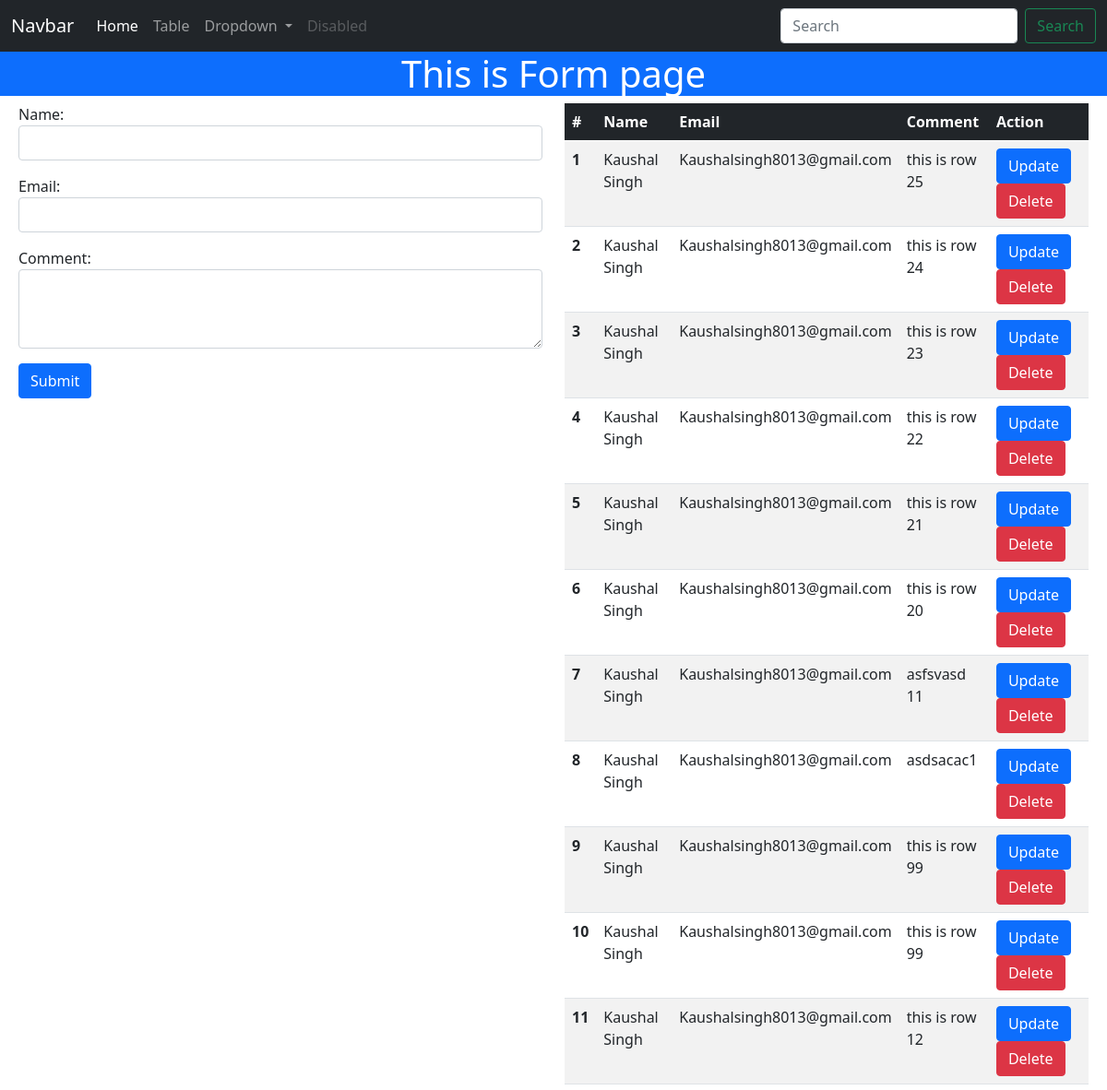
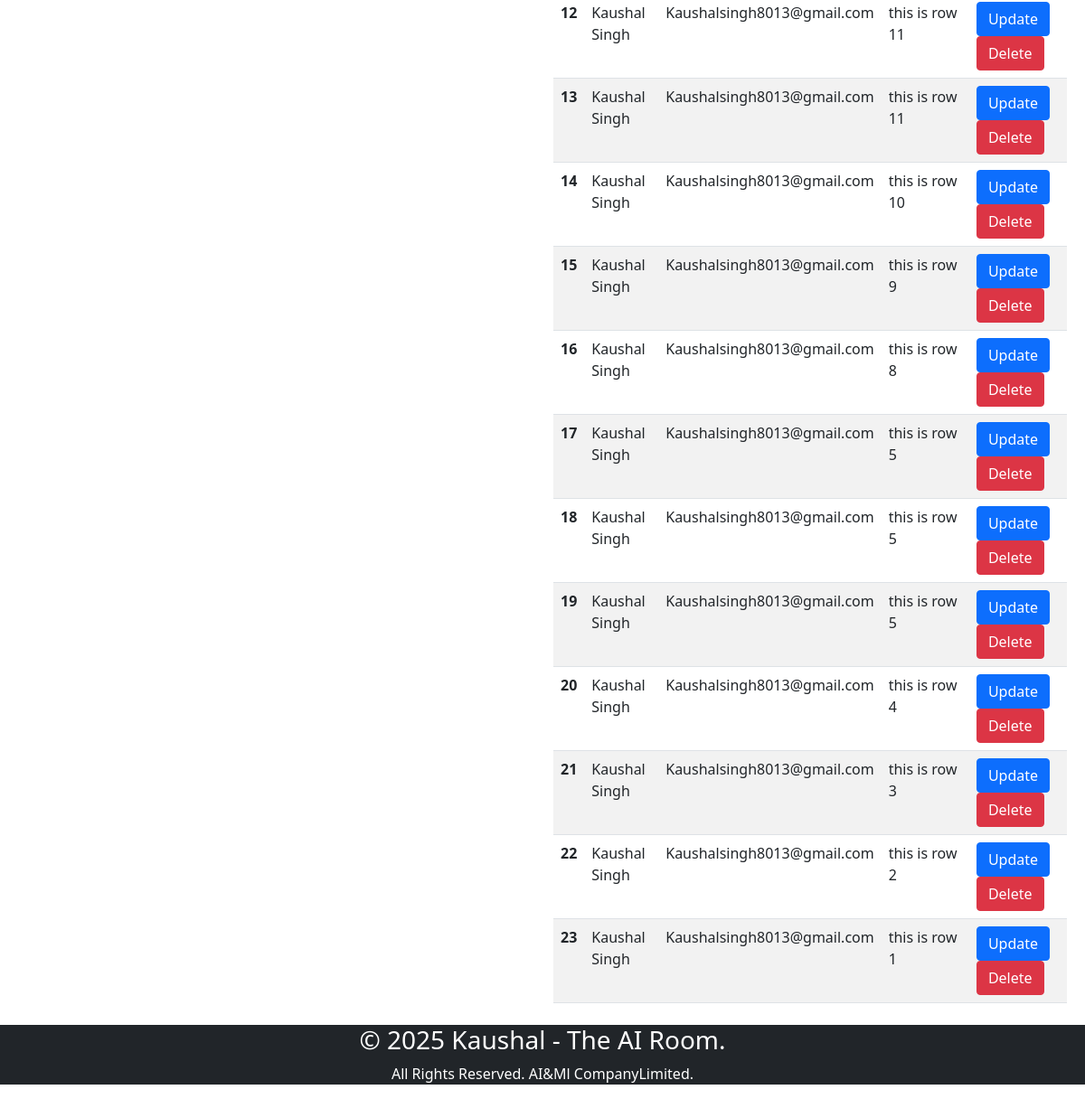
The app's page /app/, older data (2 pictures, top to bottom).
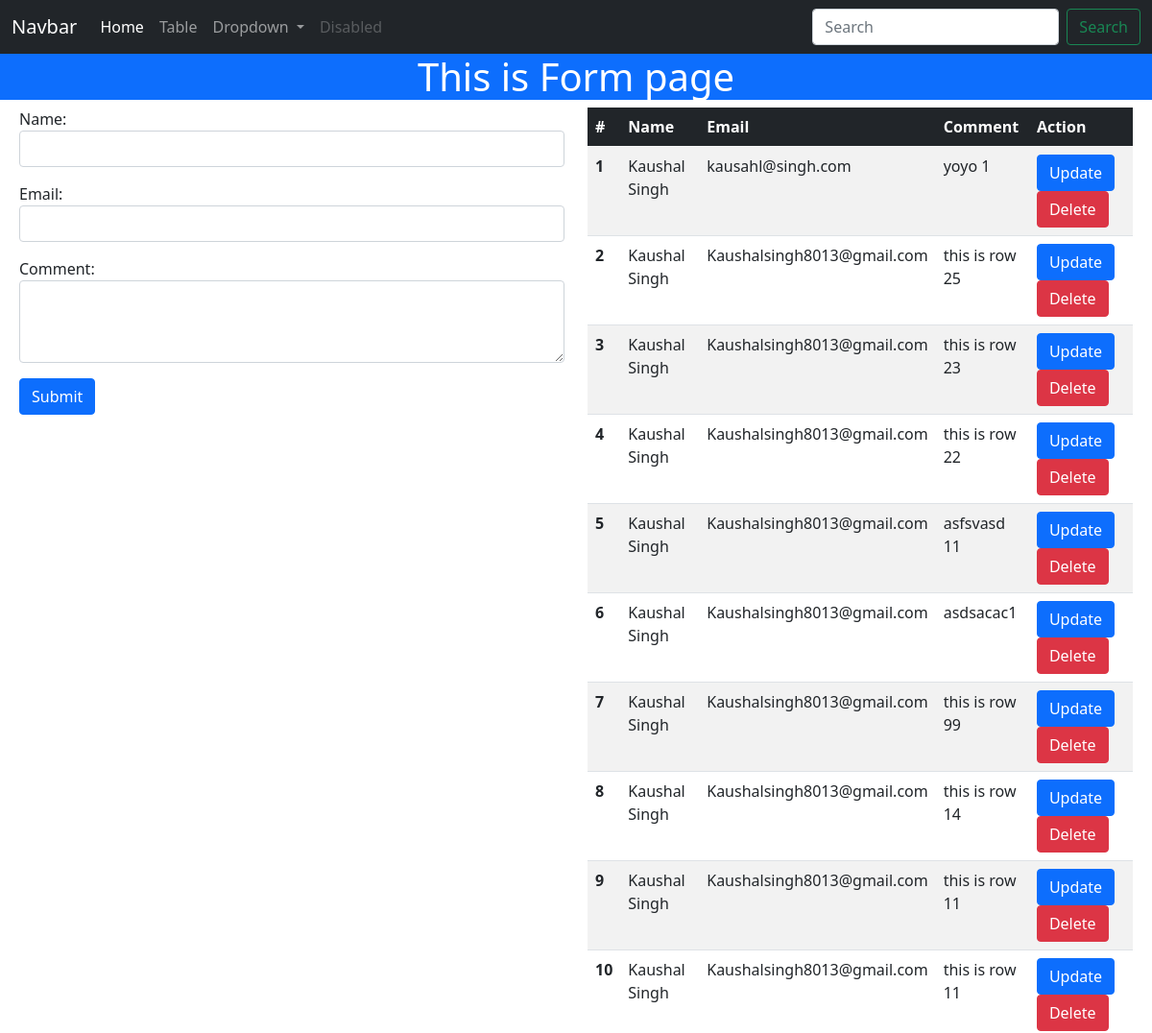
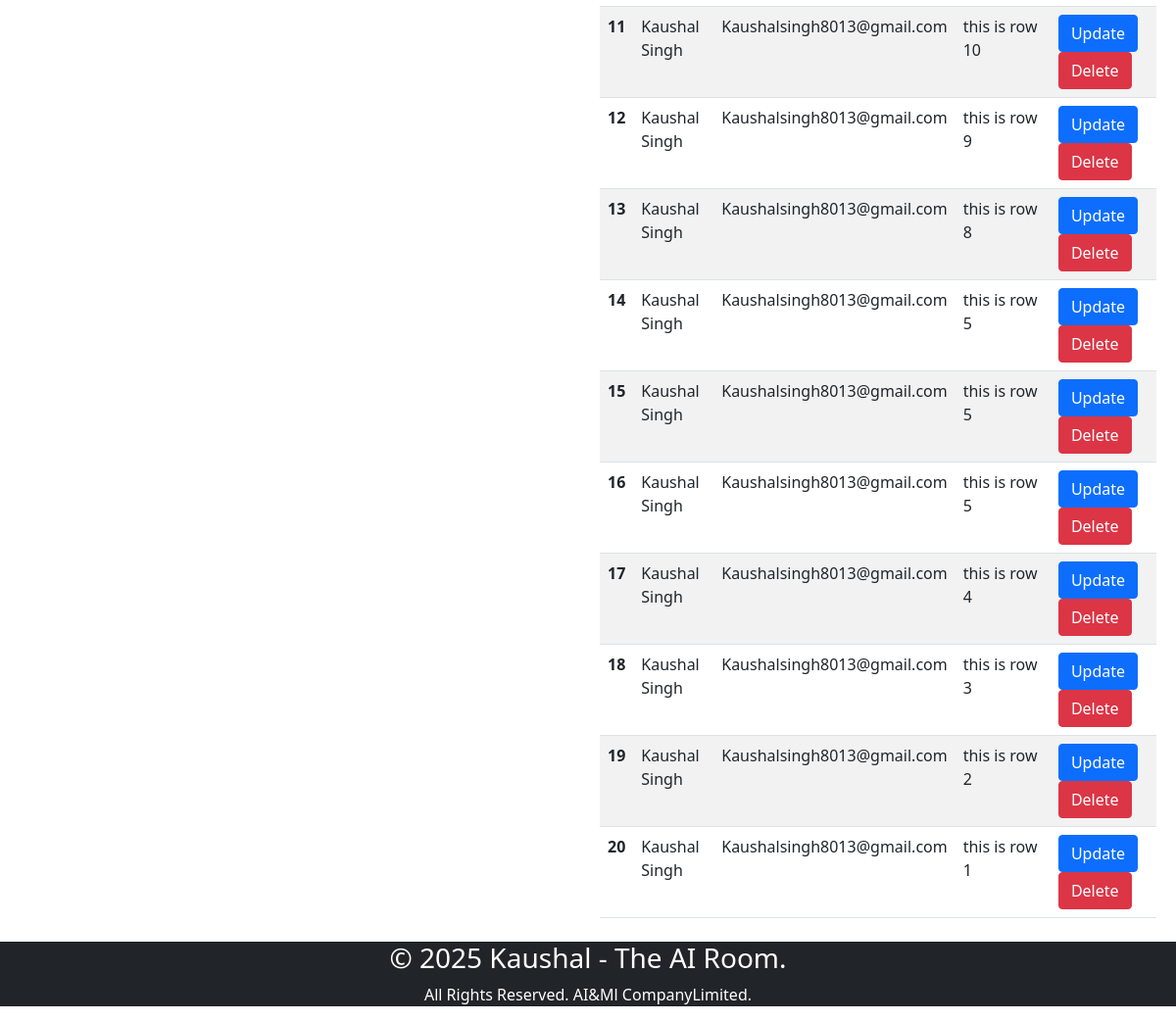
The same page, newer data (2 pictures, top to bottom).
### app/models.py (models this page shows, shortened)
class User(models.Model):
    name = models.CharField(max_length= 50)
    email = models.EmailField(max_length= 50)
    comment = HTMLField()

### app/views.py (the view, shortened to what this page needs)
# urls.py: path('', index,name='index'),
def index(request,pk = None):
    data = {
        'title':'Index',
        'heading':'Form',
        'form':UserForm(),
        }
    print('inside index request',request.method)
    data['tableHtml'] = render_to_string('app/table.html',{"query":User.objects.order_by('-id')})
    return render(request,'app/index.html',data)

### app/form.py
class UserForm(forms.ModelForm):
    class Meta:
        model = User
        fields = '__all__'
        widgets = {
        'name':forms.TextInput(attrs = {'class':'form-control'}),
        'email':forms.EmailInput(attrs = {'class':'form-control'}),
        'comment':forms.Textarea(attrs = {'class':'form-control','rows':3}),
         }

### app/templates/app/table.html
{% for row in query %}
    <tr data-id = '{{ row.id }}' >
      <th scope="row">{{ forloop.counter }}</th>
      <td>{{ row.name }}</td>
      <td>{{ row.email }}</td>
      <td>{{ row.comment | safe }}</td>
        <td>
        <button type = 'submit' class = 'btn btn-primary edit-btn' data-name = '{{ row.name }}' data-email = '{{ row.email }}' data-comment = '{{ row.comment }}' data-id = {{ row.id }} >Update</button>
        <button type = 'submit' class = 'btn btn-danger delete-btn' data-id = '{{ row.id }}' >Delete</button>
      </td>
    </tr>
{% endfor %}

### app/templates/app/index.html (shortened to what this page needs)
{% extends 'app/base.html' %}
{% block 'content' %}
<div class="row m-2">
  <div class="col ">
    <form method="POST" id='user-form'>
      {{ form.as_p }}
      <button type='submit' class='btn btn-primary'>Submit</button>
    </form>
  </div>
  <div class="col">
    <table class="table table-striped table-hover ">
      <thead class='table-dark '>
        <tr>
          <th scope="col">#</th>
          <th scope="col">Name</th>
          <th scope="col">Email</th>
          <th scope="col">Comment</th>
          <th scope="col">Action</th>
        </tr>
      </thead>
      <tbody id='table'>
        {{ tableHtml }}
      </tbody>
    </table>
  </div>
</div>
{% endblock %}

### app/templates/app/base.html (shortened to what this page needs)
<!doctype html>
<html lang="en">
  <head>
    <link href="https://cdn.jsdelivr.net/npm/bootstrap@5.0.2/dist/css/bootstrap.min.css" rel="stylesheet">
  </head>
  <body>
 {% include 'app/partials/header.html' %}
 <main>
    {% block 'content' %}
    {% endblock %}
 </main>
 {% include 'app/partials/footer.html' %}
  </body>
</html>

### app/templates/app/partials/header.html (shortened to what this page needs)
<header>
    <nav class="navbar navbar-expand-lg navbar-dark bg-dark">
        <div class="container-fluid">
            <a class="navbar-brand" href="#">Navbar</a>
            <div class="collapse navbar-collapse" id="navbarSupportedContent">
                <ul class="navbar-nav me-auto mb-2 mb-lg-0">
                    <li class="nav-item">
                        <a class="nav-link {% if request.path == '/app/' %}  active  {% endif %}" aria-current="page" href="{% url 'index' %}">Home</a>
                    </li>
                    <li class="nav-item">
                        <a class="nav-link {% if request.path == '/app/table/' %} active {% endif %} "  href="{% url 'table' %}">Table</a>
                    </li>
                    <li class="nav-item dropdown">
                        <a class="nav-link dropdown-toggle" href="" id="navbarDropdown" role="button"
                            data-bs-toggle="dropdown" aria-expanded="false">
                            Dropdown
                        </a>
                    </li>
                    <li class="nav-item">
                        <a class="nav-link disabled" href="#" tabindex="-1" aria-disabled="true">Disabled</a>
                    </li>
                </ul>
                <form class="d-flex" id = 'search'>
                    <input class="form-control me-2" type="search" id = 'searchquery' name = 'searchquery' placeholder="Search" aria-label="Search">
                    <button class="btn btn-outline-success" type="submit">Search</button>
                </form>
            </div>
        </div>
    </nav>
</header>
    <div class="bg-primary  text-center text-white">
        <h1>This is {{heading}} page </h1>
    </div>

### app/templates/app/partials/footer.html
<footer class='bg-dark text-white text-center'>
    <div>
        <h3>© 2025 Kaushal - The AI Room. </h3>
       <p> All Rights Reserved. AI&Ml CompanyLimited.</p>
    </div>
</footer>

Row changes from the older to the newer data that the page shows:
removed User: name "Kaushal Singh", email "Kaushalsingh8013@gmail.com", comment "this is row 24"
removed User: name "Kaushal Singh", email "Kaushalsingh8013@gmail.com", comment "this is row 21"
removed User: name "Kaushal Singh", email "Kaushalsingh8013@gmail.com", comment "this is row 20"
removed User: name "Kaushal Singh", email "Kaushalsingh8013@gmail.com", comment "this is row 99"
added User: name "Kaushal Singh", email "kausahl@singh.com", comment "yoyo 1"
changed User: comment "this is row 12" → "this is row 14"
